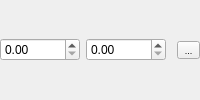
         <widget class="QWidget" name="Scale" native="true">
          <layout class="QHBoxLayout" name="horizontalLayout_4" stretch="1,1,0,0">
           <property name="leftMargin">
            <number>0</number>
           </property>
           <property name="topMargin">
            <number>0</number>
           </property>
           <property name="rightMargin">
            <number>0</number>
           </property>
           <property name="bottomMargin">
            <number>0</number>
           </property>
           <item>
            <widget class="QcDoubleSpinBox" name="ScaleMin">
             <property name="maximumSize">
              <size>
               <width>80</width>
               <height>16777215</height>
              </size>
             </property>
             <property name="maximum">
              <double>999.990000000000009</double>
             </property>
             <property name="singleStep">
              <double>0.100000000000000</double>
             </property>
            </widget>
           </item>
           <item>
            <widget class="QcDoubleSpinBox" name="ScaleMax">
             <property name="maximumSize">
              <size>
               <width>80</width>
               <height>16777215</height>
              </size>
             </property>
             <property name="maximum">
              <double>999.990000000000009</double>
             </property>
             <property name="singleStep">
              <double>0.100000000000000</double>
             </property>
            </widget>
           </item>
           <item>
            <spacer name="horizontalSpacer_4">
             <property name="orientation">
              <enum>Qt::Horizontal</enum>
             </property>
             <property name="sizeHint" stdset="0">
              <size>
               <width>0</width>
               <height>20</height>
              </size>
             </property>
            </spacer>
           </item>
           <item>
            <widget class="QToolButton" name="ScaleEdit">
             <property name="minimumSize">
              <size>
               <width>23</width>
               <height>0</height>
              </size>
             </property>
             <property name="font">
              <font>
               <pointsize>7</pointsize>
              </font>
             </property>
             <property name="text">
              <string>...</string>
             </property>
            </widget>
           </item>
          </layout>
         </widget>
